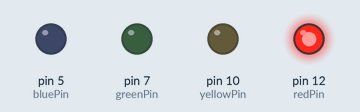
Bench run of a sketch on a simulated Arduino Uno, built with avr-gcc and run on an emulated ATmega328P. Shown: output pins drawn as LEDs (lit = HIGH).

Above: at 1.0 s.
At 2.5 s:
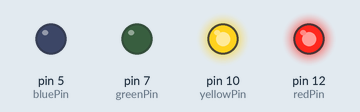
At 3.2 s:
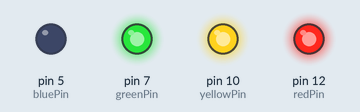
At 3.62 s:
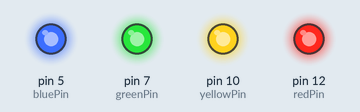
At 4.5 s:
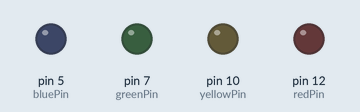
Timing chart, 0 to 6.2 s (numbered marks = the images above):
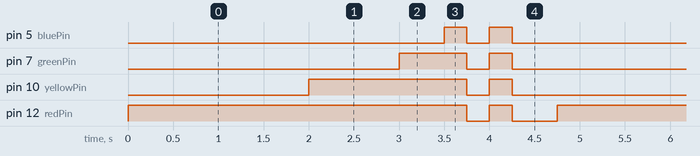

The sketch:

uProject1.ino
```cpp
int redPin = 12;
int yellowPin = 10;
int greenPin = 7;
int bluePin = 5;

int second = 1000;

void setup() {
pinMode(redPin, OUTPUT);
pinMode(yellowPin, OUTPUT);
pinMode(greenPin, OUTPUT);
pinMode(bluePin, OUTPUT);
}

void loop() {
digitalWrite(redPin, HIGH);
delay (2*second);
digitalWrite(yellowPin, HIGH);
delay (second);
digitalWrite(greenPin, HIGH);
delay (0.5*second);
digitalWrite(bluePin, HIGH);
delay (0.25*second);

digitalWrite(redPin, LOW);
digitalWrite(yellowPin, LOW);
digitalWrite(greenPin, LOW);
digitalWrite(bluePin, LOW);

delay (0.25*second);

digitalWrite(redPin, HIGH);
digitalWrite(yellowPin, HIGH);
digitalWrite(greenPin, HIGH);
digitalWrite(bluePin, HIGH);

delay (0.25*second);

digitalWrite(redPin, LOW);
digitalWrite(yellowPin, LOW);
digitalWrite(greenPin, LOW);
digitalWrite(bluePin, LOW);

delay (0.5*second);
}
```

Measured:
- by itself, pin 5 (bluePin): repeats every 4.8 s: LOW 0.25 s, HIGH 0.25 s, LOW 4.0 s, HIGH 0.25 s
- by itself, pin 7 (greenPin): repeats every 4.8 s: LOW 0.25 s, HIGH 0.25 s, LOW 3.5 s, HIGH 0.75 s
- by itself, pin 10 (yellowPin): repeats every 4.8 s: LOW 0.25 s, HIGH 0.25 s, LOW 2.5 s, HIGH 1.8 s
- by itself, pin 12 (redPin): repeats every 4.8 s: LOW 0.25 s, HIGH 0.25 s, LOW 0.50 s, HIGH 3.8 s
